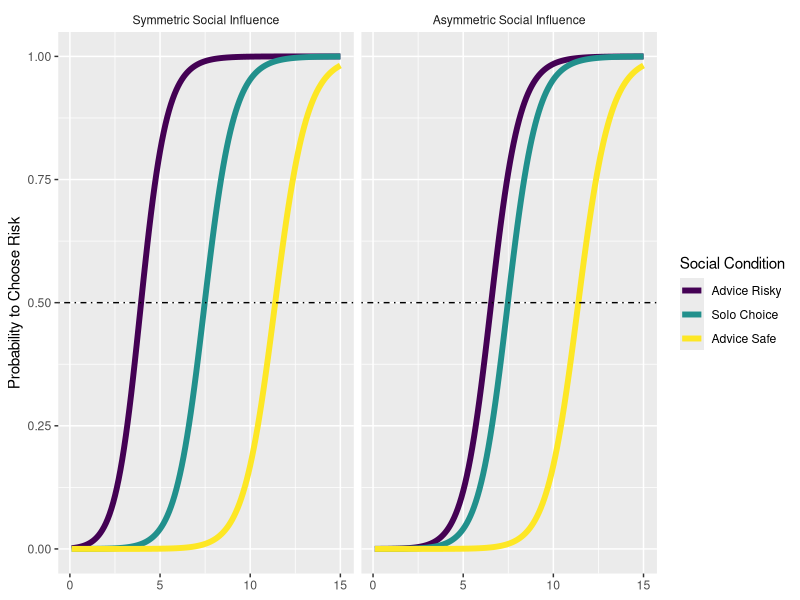
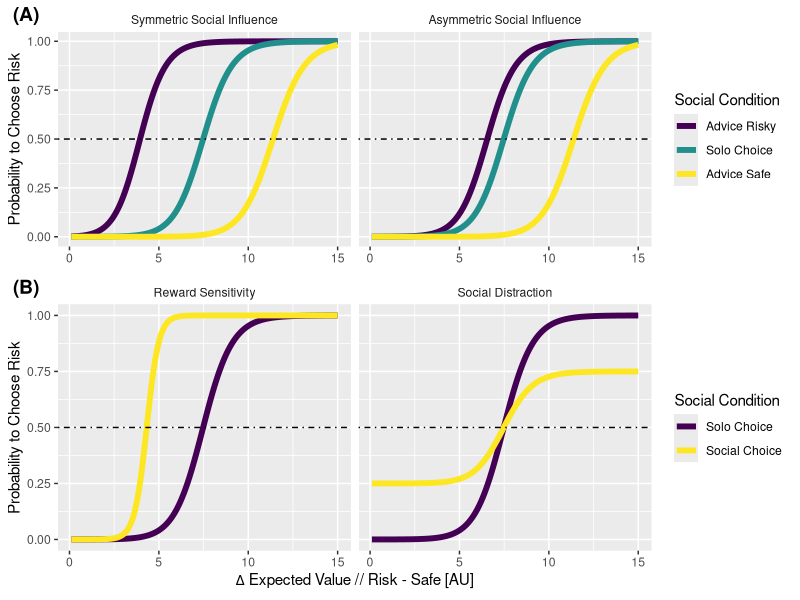
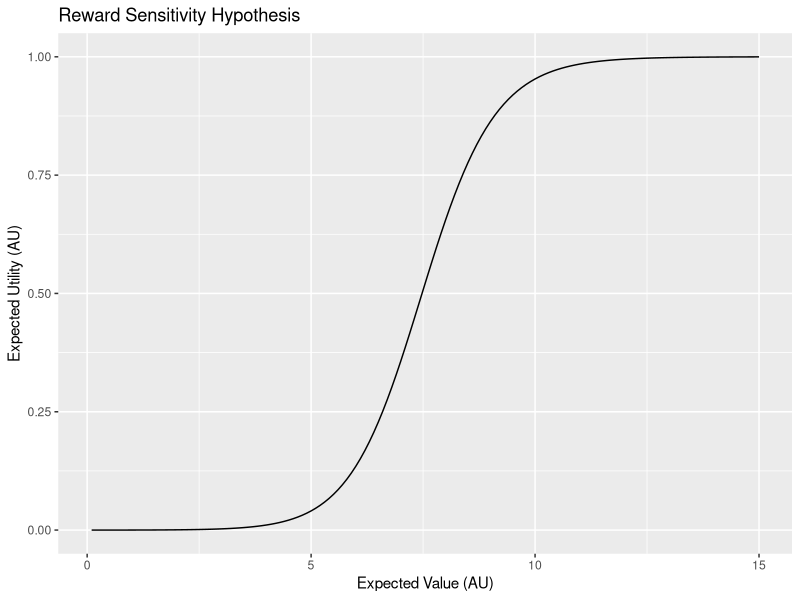
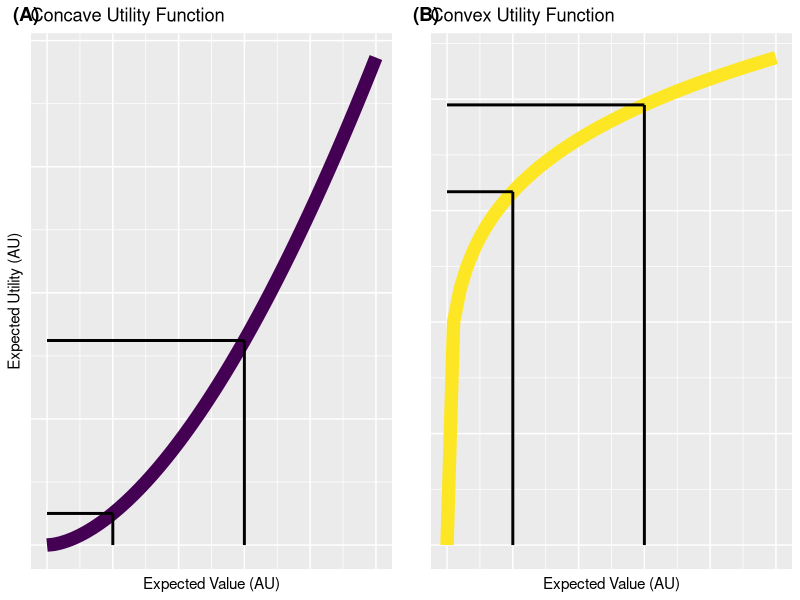
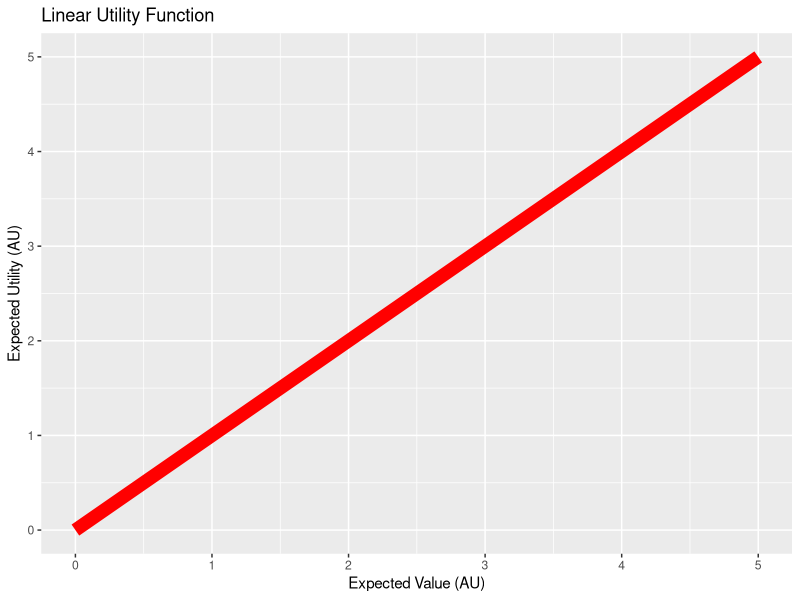
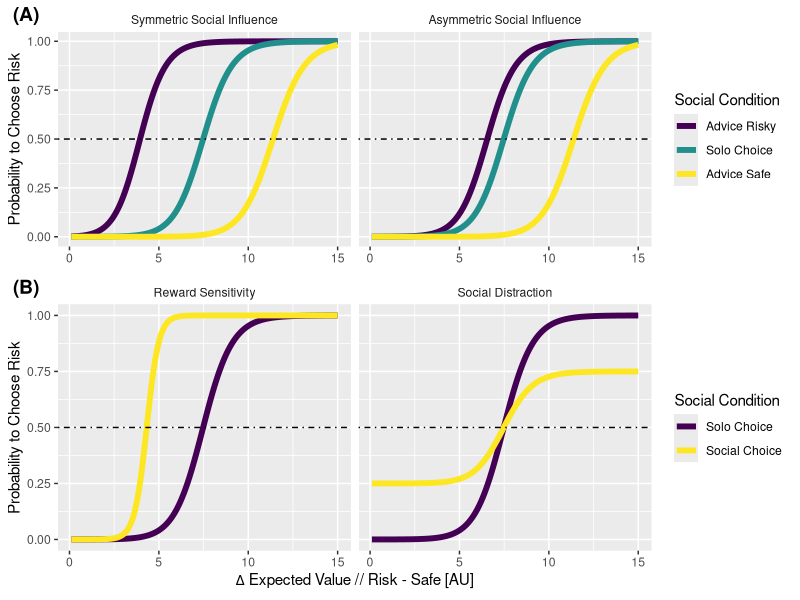
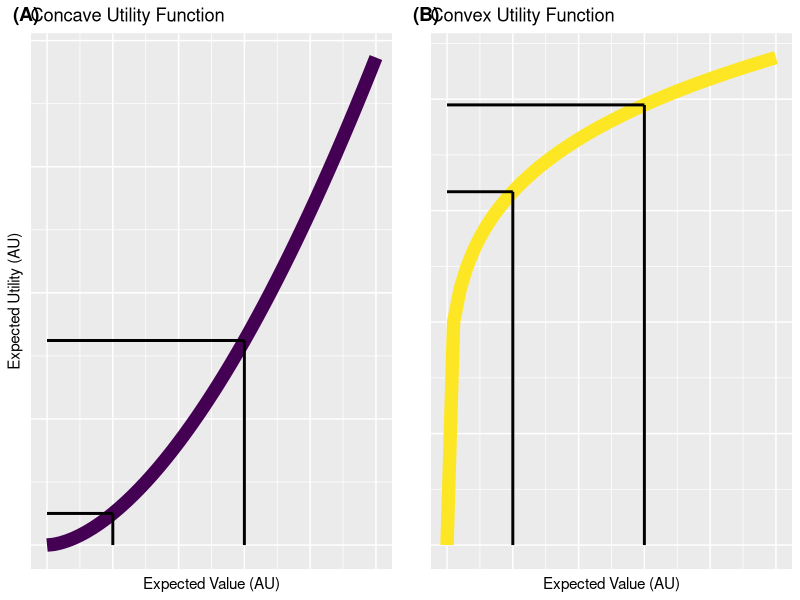

Generate these figures, in order, with R:

library(plyr)
library(ggplot2)
library(cowplot)
library(viridis)
library(tidyverse)
# this just applies a power function and makes a dataframe that can be used by ggplot.
utility<- function(x,alpha){
  return(data.frame(x = x,  Utility=x^alpha))
}

# this uses 5 as a refernce value and pukes out hypothetical
# choice probabilites.
# Here i define the Models

# Utility Model
probChoose<- function(x,alpha,theta){
  return(data.frame(x = x,
                    Utility=x^alpha, 
                    p= 1/(1+exp(-((x^alpha)-5)*theta))
                    ))
}

#Classic OCU
probChooseOCU<- function(x,alpha,theta,ocu){
  return(data.frame(x = x,   
                    Utility=x^alpha, p= 1/(1+exp(-((x^alpha)-5)*theta)), 
                    pRisk= 1/(1+exp(-((x^alpha+ocu)-5)*theta)), 
                    pSafe= 1/(1+exp(-((x^alpha)-(5+ocu))*theta)) 
                    ))
}

#Assymetric OCU
probChooseASY<- function(x,alpha,theta,ocuSafe,ocuRisk){
  return(data.frame(x = x,
                    Utility=x^alpha,
                    p= 1/(1+exp(-((x^alpha)-5)*theta)),
                    pRisk= 1/(1+exp(-((x^alpha+ocuRisk)-5)*theta)), 
                    pSafe= 1/(1+exp(-((x^alpha)-(5+ocuSafe))*theta))
                    ))
}

#Reward Sensitivity
probChooseREWSENS<- function(x,alpha,theta,ocu){
  return(data.frame(x = x,  
                    Utility=x^alpha, 
                    p= 1/(1+exp(-((x^alpha)-5)*theta)),
                    pSoc= 1/(1+exp(-((x^(alpha+ocu))-5)*theta)) 
                    ))
}

#Trembling Hand
probChooseTREMBL<- function(x,alpha,theta,ocu){
  return(data.frame(x = x,
                    Utility=x^alpha,
                    p= 1/(1+exp(-((x^alpha)-5)*theta)),
                    pSoc= (1-ocu)*1/(1+exp(-((x^alpha)-5)*theta)) + (ocu/2) 
                    ))
}

#Define Parameters
paramsConvex <- expand.grid( alpha = c(0.2))
paramsConcave <- expand.grid( alpha = c(1.7))
paramsLinear<- expand.grid( alpha = c(1))

#For Simple Utility Choice Rule
paramsConvexChoice <- expand.grid(theta=c(0.3), alpha = c(0.8))
paramsConcaveChoice <- expand.grid(theta=c(1), alpha = c(1.2))
paramsLinearChoice<- expand.grid(theta=c(2.3), alpha = c(0.8))

#For Social Hypothesis
paramsRewSens<- expand.grid(theta=c(2.3), alpha = c(0.8),ocu=0.3)
paramsOCU<- expand.grid(theta=c(2.3), alpha = c(0.8),ocuSafe=2,ocuRisk=2)
paramsTrembl<- expand.grid(theta=c(2.3), alpha = c(0.8),ocu=0.5)
paramsAsym<- expand.grid(theta=c(2.3), alpha = c(0.8),ocuSafe=2,ocuRisk=0.5)

# Utility Functions
convex <- mdply(paramsConvex, utility, x = seq(0, 50, 1))
concave <- mdply(paramsConcave, utility, x = seq(0, 50, 1))
linear <-mdply(paramsLinear,utility,x=seq(0,5,0.01))

# define the plot Labels
Names=c("A","B")
Labs=c("Solo Choice","Social Choice")


NamesInfo=c("A","B","C")
LabsInfo=c("Advice Risky","Solo Choice","Advice Safe")
# Define the plot titles
Hypothesis1 <- c(
  "A" = "Symmetric Social Influence",
  "B" = "Asymmetric Social Influence")

Hypothesis2 <- c(
  "C" = "Reward Sensitivity",
  "D" = "Social Distraction")
# Make Hypothesis Plots.


OcuSym <-mdply(paramsOCU, probChooseASY,x=seq(0.1,15,0.1))
OcuAsym <-mdply(paramsAsym, probChooseASY,x=seq(0.1,15,0.1))
RewSens <-mdply(paramsRewSens, probChooseREWSENS,x=seq(0.1,15,0.1))
Trembling <-mdply(paramsTrembl, probChooseTREMBL,x=seq(0.1,15,0.1))

OcuSym%>%gather("condition","Prob",p,pRisk,pSafe)%>%
  mutate(condition=
           case_when(
             condition=="p"~"B",
             condition=="pRisk"~"A",
             condition=="pSafe"~"C",
             TRUE~condition
           ),
         Hypo="A"
  )%>%rbind(
    #######add the trembling hand Model.
    OcuAsym%>%gather("condition","Prob",p,pRisk,pSafe)%>%
               mutate(condition=
                        case_when(
                          condition=="p"~"B",
                          condition=="pRisk"~"A",
                          condition=="pSafe"~"C",
                          TRUE~condition
                        ),
                      Hypo="B"
               )
    
  )%>%
  ggplot(aes(x=x,y=Prob,color=condition))+
  geom_line(size=2)+
  geom_hline(yintercept=0.5,linetype="dotdash")+
  scale_color_viridis(name="Social Condition",discrete=TRUE,breaks=NamesInfo,labels=LabsInfo)+
  scale_y_continuous(name="Probability to Choose Risk")+
  scale_x_continuous(name=NULL)+
  facet_grid(.~Hypo,labeller = labeller(
    Hypo=Hypothesis1
  ))+theme(strip.background =element_rect(fill="White"))->B
print(B)



Trembling%>%gather("condition","Prob",p,pSoc)%>%
  mutate(condition=
           case_when(
             condition=="p"~"A",
             condition=="pSoc"~"B",
             TRUE~condition
           ),
         Hypo="D"
  )%>%rbind(
    #######add the trembling hand Model.
    RewSens%>%gather("condition","Prob",p,pSoc)%>%
      mutate(condition=
               case_when(
                 condition=="p"~"A",
                 condition=="pSoc"~"B",
                 TRUE~condition
               ),
             Hypo="C"
      )
    
  )%>%
  ggplot(aes(x=x,y=Prob,color=condition))+
  geom_line(size=2)+
  geom_hline(yintercept=0.5,linetype="dotdash")+
  scale_color_viridis(name="Social Condition",discrete=TRUE,breaks=Names,labels=Labs)+
  scale_y_continuous(name="Probability to Choose Risk")+
  scale_x_continuous(name=expression(paste(Delta," Expected Value // Risk - Safe [AU]")))+
  facet_grid(.~Hypo,
             labeller = labeller(
             Hypo=Hypothesis2  
             )
             )+theme(strip.background =element_rect(fill="White"))->A




cowplot::plot_grid(B,A, labels = c("(A)","(B)"), nrow = 2, rel_heights = c(1, 1.2))
ggsave("ModelHypo.tiff",width = 10, height = 7,dpi=300)

linearChoice <-mdply(paramsLinearChoice, probChoose,x=seq(0.1,15,0.1))


OnePlot<-rbind(concave,linear)

ggplot(linearChoice,aes(x=x,y=p),size=2)+geom_line()+
  xlab("Expected Value (AU)")+
  ylab("Expected Utility (AU)")+
  scale_color_discrete(name="Developmental Stage")+
  scale_size_continuous(guide=F)+
  ggtitle("Reward Sensitivity Hypothesis")

VertLine1<-data.frame(
x_hor1=10,
x_hor2=10,
y_hor1=0,
y_hor2=convex[convex$x==10,]$Utility)

VertLine2<-data.frame(
  x_hor1=30,
  x_hor2=30,
  y_hor1=0,
  y_hor2=convex[convex$x==30,]$Utility)

HorLine1<-data.frame(
  x_hor1=0,
  x_hor2=10,
  y_hor1=convex[convex$x==10,]$Utility,
  y_hor2=convex[convex$x==10,]$Utility)

HorLine2<-data.frame(
  x_hor1=0,
  x_hor2=30,
  y_hor1=convex[convex$x==30,]$Utility,
  y_hor2=convex[convex$x==30,]$Utility)

ggplot(convex, aes(x,Utility,color=blue,size=2))+geom_line(color="#fde725ff")+
  xlab("Expected Value (AU)")+
  ylab("Expected Utility (AU)")+
  scale_color_manual(guide=F)+
  scale_size_continuous(guide=F)+
  geom_segment(aes(x = x_hor1, y = y_hor1, xend = x_hor2, yend = y_hor2),data=VertLine1, color="black",size=1)+
  geom_segment(aes(x = x_hor1, y = y_hor1, xend = x_hor2, yend = y_hor2),data=VertLine2, color="black",size=1)+
  geom_segment(aes(x = x_hor1, y = y_hor1, xend = x_hor2, yend = y_hor2),data=HorLine1, color="black",size=1)+
  geom_segment(aes(x = x_hor1, y = y_hor1, xend = x_hor2, yend = y_hor2),data=HorLine2, color="black",size=1)+
  ggtitle("Convex Utility Function")+
  theme(axis.text.y = element_blank(), axis.ticks = element_blank(),
        axis.text.x = element_blank(),
        axis.title.y = element_text(color="white"))->Vex



VertLineConc1<-data.frame(
  x_hor1=10,
  x_hor2=10,
  y_hor1=0,
  y_hor2=concave[concave$x==10,]$Utility)

VertLineConc2<-data.frame(
  x_hor1=30,
  x_hor2=30,
  y_hor1=0,
  y_hor2=concave[concave$x==30,]$Utility)

HorLineConc1<-data.frame(
  x_hor1=0,
  x_hor2=10,
  y_hor1=concave[concave$x==10,]$Utility,
  y_hor2=concave[concave$x==10,]$Utility)

HorLineConc2<-data.frame(
  x_hor1=0,
  x_hor2=30,
  y_hor1=concave[concave$x==30,]$Utility,
  y_hor2=concave[concave$x==30,]$Utility)


ggplot(concave, aes(x,Utility,size=2))+geom_line(color="#440154ff")+
  xlab("Expected Value (AU)")+
  ylab("Expected Utility (AU)")+
  scale_color_discrete(guide=F)+
  scale_size_continuous(guide=F)+
  geom_segment(aes(x = x_hor1, y = y_hor1, xend = x_hor2, yend = y_hor2),data=VertLineConc1, color="black",size=1)+
  geom_segment(aes(x = x_hor1, y = y_hor1, xend = x_hor2, yend = y_hor2),data=VertLineConc2, color="black",size=1)+
  geom_segment(aes(x = x_hor1, y = y_hor1, xend = x_hor2, yend = y_hor2),data=HorLineConc1, color="black",size=1)+
  geom_segment(aes(x = x_hor1, y = y_hor1, xend = x_hor2, yend = y_hor2),data=HorLineConc2, color="black",size=1)+
  ggtitle("Concave Utility Function")+
  theme(axis.text.y = element_blank(), axis.ticks = element_blank(),
        axis.text.x = element_blank())->Cave

cowplot::plot_grid(Cave,Vex, labels = c("(A)","(B)"), nrow = 1, rel_heights = c(1, 1.2))

ggsave("ConvexConcave.tiff",width = 10, height = 4,dpi=300)




ggplot(linear, aes(x,Utility, color=factor(alpha),size=2))+geom_line(color="red")+
  xlab("Expected Value (AU)")+
  ylab("Expected Utility (AU)")+
  scale_color_discrete(guide=F)+
  scale_size_continuous(guide=F)+
  ggtitle("Linear Utility Function")